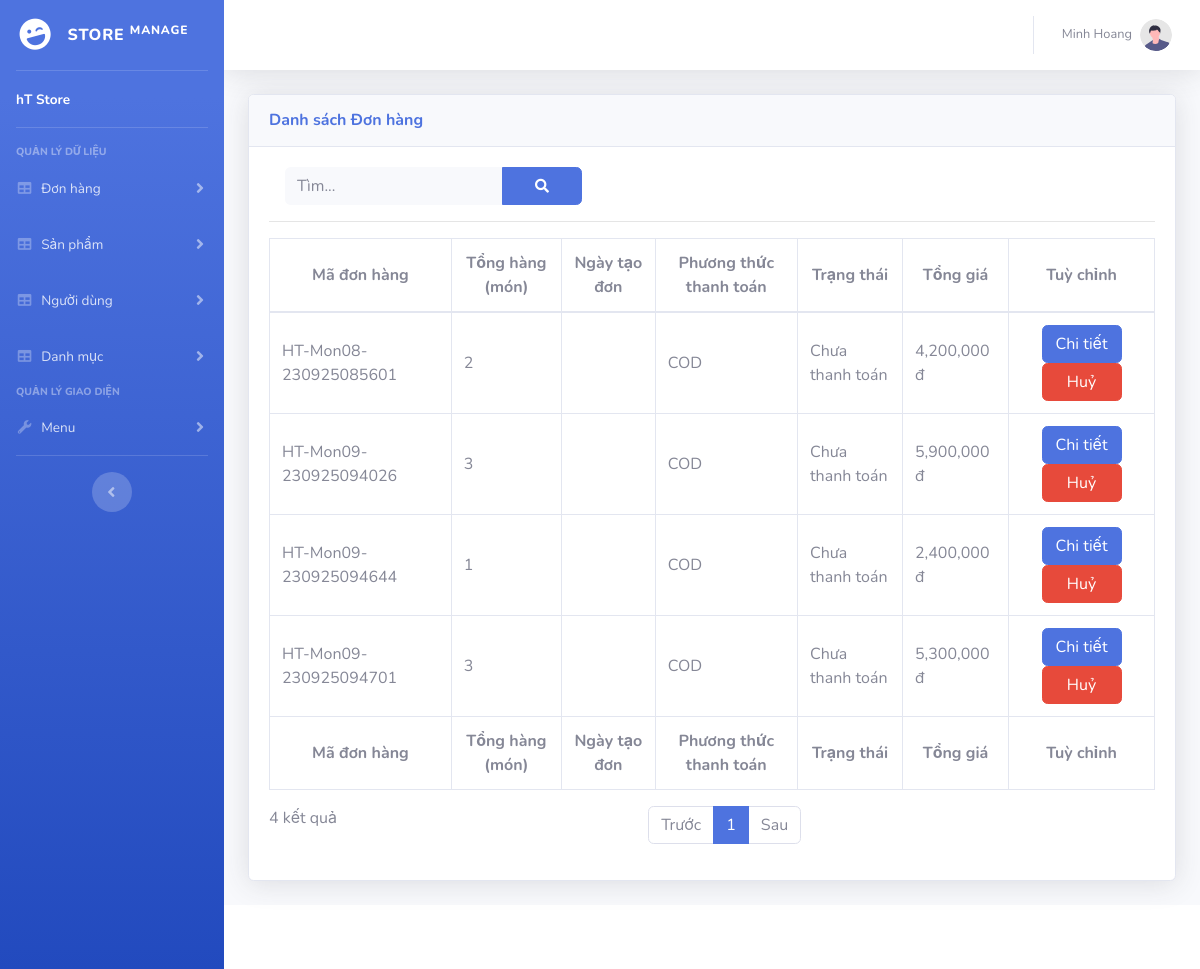
The page /admin/order/ (signed in) on the database as committed earlier.
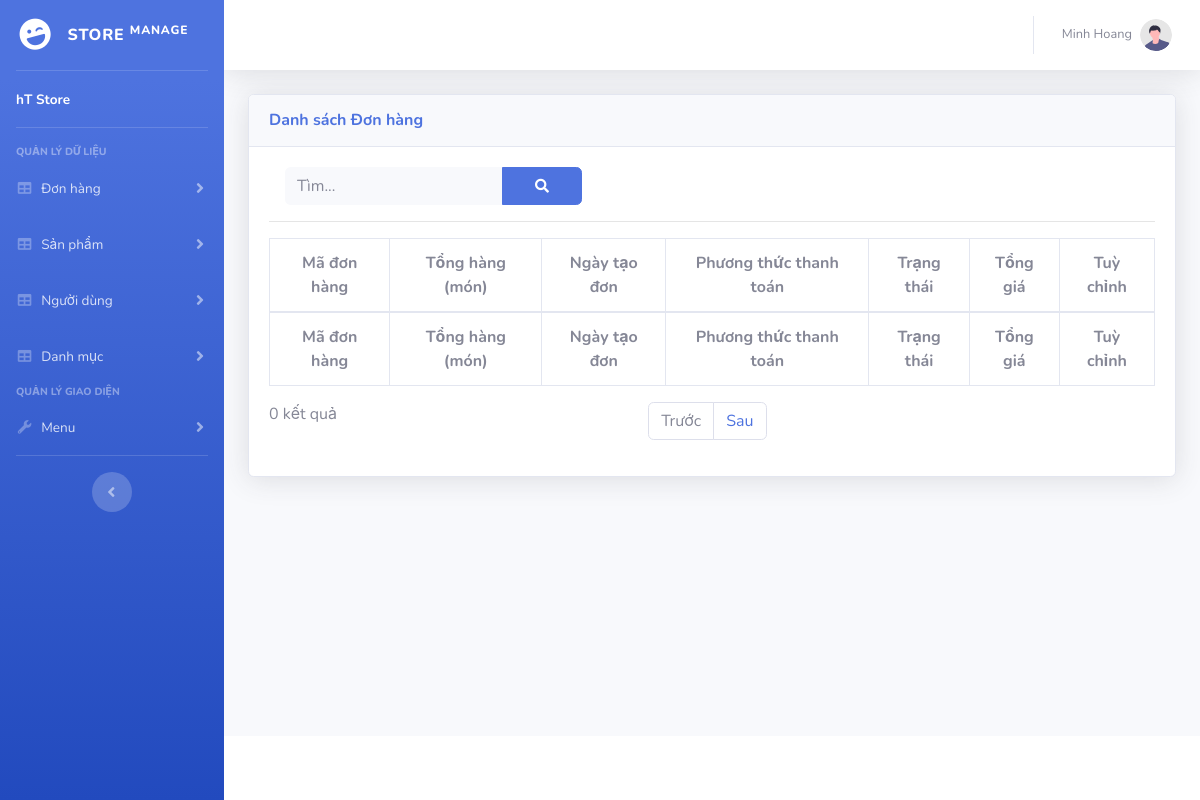
The same page on the database as committed later.
### tables this page shows
CREATE TABLE `tbl_order` (
  `Id` varchar(30) NOT NULL,
  `TotalItem` int(11) NOT NULL,
  `TotalPrice` int(11) NOT NULL,
  `PaymentStatus` int(11) NOT NULL,
  `DeliveryAddress` text DEFAULT NULL,
  `DateCreate` date DEFAULT NULL,
  `PaymentMethod` int(11) DEFAULT NULL
);

### app/Controllers/admin/OrderController.php (called while the page is built, shortened)
<?php
class OrderController extends Controller
{
    public function index()
    {
        $this->View();
    }
}

### app/ViewModels/OrderVM.php (called while the page is built, shortened)
<?php
class OrderVM extends Model
{
    function __construct($item = null)
    {
        if (!is_array($item)) {
            $id = $item;
            $item = $this->GetUserById($id);
        }
        $this->Id = isset($item["Id"]) ? $item["Id"] : null;
        $this->TotalItem = isset($item["TotalItem"]) ? $item["TotalItem"] : null;
        $this->TotalPrice = isset($item["TotalPrice"]) ? $item["TotalPrice"] : null;
        $this->PaymentStatus = isset($item["PaymentStatus"]) ? $item["PaymentStatus"] : null;
        $this->PaymentMethod = isset($item["PaymentMethod"]) ? $item["PaymentMethod"] : null;
    }
    function GetPaging($params, $pageIndex, $pageNumber, &$totalRows)
    {
        $keyword = $params["keyword"] ?? "";
        if (!empty($keyword)) {
            $where = $this->WhereLike("Id", $keyword);
            $where .= $this->WhereOr($this->WhereLike("Name", $keyword));
            $where .= $this->WhereOr($this->WhereLike("Email", $keyword));
            $where .= $this->WhereOr($this->WhereLike("Address", $keyword));
            $where .= $this->WhereOr($this->WhereLike("Phone", $keyword));
        } else {
            $where = "1=1";
        }
        return $this->QueryPaging(OrderVM::tableName, $where, $pageIndex, $pageNumber, $totalRows);
    }
    function GetUserById($id)
    {
        return $this->SELECTROW(OrderVM::tableName, $this->WhereEq("Id", $id));
    }
}

### core/Database.php (called while the page is built, shortened)
<?php
class Database
{
    public static $DbConnect;
    function __construct()
    {
        global $db_config;
        try {
            self::$DbConnect = new mysqli($db_config['host'], $db_config['user'], isset($db_config['pass']) ? $db_config['pass'] : '', $db_config['db']);
            mysqli_set_charset(self::$DbConnect, 'UTF8');
        } catch (Exception $exception) {
            $mess = $exception->getMessage();
            $data['mess'] = $mess;
            App::$app->loadError('database', $data);
            die();
        }
    }
    function QueryPaging($tableName, $where, $pageIndex, $pageNumber, &$totalRows, $colums = null)
    {
        $select = "*";
        $sql = "SELECT {$select} FROM `{$tableName}` WHERE {$where}";
        $result = self::$DbConnect->query($sql);
        if ($result->num_rows == 0) {
            return null;
        }
        $start = ($pageIndex - 1) * $pageNumber;
        $sql = $sql . " limit {$start},{$pageNumber}";
        return self::$DbConnect->query($sql);
    }
    public function WhereEq($columname, $value)
    {
        return " `{$columname}` = '{$value}' ";
    }
    function SELECTROW($tableName = null, $where)
    {
        $sql = "SELECT * FROM `{$tableName}` WHERE {$where}";
        $result = self::$DbConnect->query($sql);
        return null;
    }
}

### app/Views/admin/order/index.php (the view, shortened to what the changed rows need)
<?php
$model = new OrderVM();
$totalRow = 0;
$indexPage = isset($_GET["page"]) ? intval($_GET["page"]) : 1;
$pageNumber = isset($_GET["number"]) ? intval($_GET["number"]) : 10;
$keyword = isset($_GET["keyword"]) ? $_GET["keyword"] : "";
$data = $model->GetPaging(["keyword" => $keyword], $indexPage, $pageNumber, $totalRow);
?>
<div class="card shadow mb-4">
    <div class="card-body">
        <div class="table-responsive">
            <table class="table table-bordered" id="dataTable" width="100%" cellspacing="0">
                <thead>
                    <tr>
                        <th>Mã đơn hàng</th>
                        <th>Tổng hàng (món)</th>
                        <th>Ngày tạo đơn</th>
                        <th>Phương thức thanh toán</th>
                        <th>Trạng thái</th>
                        <th>Tổng giá</th>
                        <th>Tuỳ chỉnh</th>
                    </tr>
                </thead>
                <tfoot>
                    <tr>
                        <th>Mã đơn hàng</th>
                        <th>Tổng hàng (món)</th>
                        <th>Ngày tạo đơn</th>
                        <th>Phương thức thanh toán</th>
                        <th>Trạng thái</th>
                        <th>Tổng giá</th>
                        <th>Tuỳ chỉnh</th>
                    </tr>
                </tfoot>
                <tbody>
                    <?php
                    if (!empty($data)) {
                        while ($row = $data->fetch_array()) {
                            $_item = new OrderVM($row);
                    ?>
                            <tr>
                                <td>
                                    <?php echo $_item->Id; ?>
                                </td>
                                <td>
                                    <?php echo $_item->TotalItem; ?>
                                </td>
                                <td>
                                </td>
                                <td>
                                    <?php if ($_item->PaymentMethod == 0) {
                                        echo "COD";
                                    } else {
                                        echo "Momo";
                                    } ?>
                                </td>
                                <td>
                                    <?php if ($_item->PaymentStatus == 0) {
                                        echo "Chưa thanh toán";
                                    } else {
                                        echo "Đã thanh toán";
                                    } ?>
                                </td>
                                <td>
                                    <?php echo Common::ViewMoney($_item->TotalPrice); ?>
                                </td>
                                <td class="text-center">
                                    <a href="/admin/order/detail/<?php echo $_item->Id ?>" class="btn btn-primary">Chi tiết</a>
                                    <a onclick="return confirm('Huỷ đơn hàng này?')" href="/admin/order/delete/<?php echo $_item->Id ?>" class="btn btn-danger">Huỷ</a>
                                </td>
                            </tr>
                    <?php
                        }
                    }
                    ?>
                </tbody>
            </table>
            <?php
            $trangHienTai = intval($_GET["page"]);
            $trangHienTai = max(1, $trangHienTai);
            $soTrang = ceil($totalRow / $pageNumber);
            Common::Paging($soTrang, $trangHienTai, $totalRow, "/admin/order/index/?page=[i]&number={$pageNumber}");
            ?>
        </div>
    </div>
</div>

### core/Common.php (shortened to what the changed rows need)
<?php
class Common
{
    public static function ViewMoney($price)
    {
        return number_format($price, 0, ".", ",") . " đ";
    }
?>
    <?php
    public static function Paging($soTrang, $trangHienTai, $totalRow, $link = "[i]")
    {
        $sau = $trangHienTai + 1;
        $sau = min($sau, $soTrang);
        $linkSau = str_replace("[i]", $sau, $link);
    ?>
        <div class="row">
            <div class="col-sm-12 col-md-5">
                <div class="dataTables_info" id="dataTable_info" role="status" aria-live="polite"><?php echo $totalRow; ?> kết quả</div>
            </div>
            <div class="col-sm-12 col-md-7">
                <div class="dataTables_paginate paging_simple_numbers" id="dataTable_paginate">
                    <ul class="pagination">
                        <?php
                        for ($i = 1; $i <= $soTrang; $i++) {
                            $linkPages = str_replace("[i]", $i, $link);
                            $active = $i == $trangHienTai ? "active" : "";
                        ?>
                            <li class="paginate_button page-item <?php echo $active ?>">
                                <a href="<?php echo $linkPages ?>" aria-controls="dataTable" data-dt-idx="1" tabindex="0" class="page-link"><?php echo $i; ?>
                                </a>
                            </li>
                        <?php
                        }
                        ?>
                        <li class="paginate_button page-item next <?php if ($trangHienTai == $soTrang) {
                                                                        echo "disabled";
                                                                    } ?>" id="dataTable_next">
                            <a href="<?php echo $linkSau; ?>" aria-controls="dataTable" data-dt-idx="7" tabindex="0" class="page-link">Sau</a>
                        </li>
                    </ul>
                </div>
            </div>
        </div>
<?php
        $str = ob_get_clean();
        echo $str;
    }
}
?>

Rows that differ between the two databases and show on the page:
removed tbl_order: Id "HT-Mon08-230925085601", TotalItem "2", shows "COD", PaymentStatus "Chưa thanh toán", TotalPrice "4,200,000 đ"
removed tbl_order: Id "HT-Mon09-230925094026", TotalItem "3", shows "COD", PaymentStatus "Chưa thanh toán", TotalPrice "5,900,000 đ"
removed tbl_order: Id "HT-Mon09-230925094644", TotalItem "1", shows "COD", PaymentStatus "Chưa thanh toán", TotalPrice "2,400,000 đ"
removed tbl_order: Id "HT-Mon09-230925094701", TotalItem "3", shows "COD", PaymentStatus "Chưa thanh toán", TotalPrice "5,300,000 đ"
Other text that changed with them:
$totalRow: "4" → "0"
list line gone: "1"
